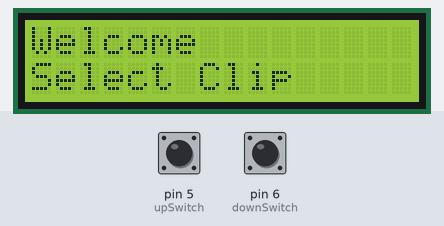
A sketch run on a simulated Arduino Uno, built with avr-gcc and run on an emulated ATmega328P. Shown: 16×2 character LCD. The inputs (shaded band) are chosen by the test bench; at power-on: pin 6 (downSwitch) LOW, pin 5 (upSwitch) LOW.

Above: at 1.2 s.
1.3 s: pin 6 (downSwitch) pulsed HIGH 5 times (0.12 s each, 0.3 s apart)
At 2.6 s:
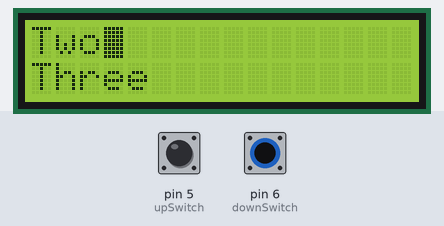
4.3 s: pin 5 (upSwitch) pulled HIGH for 0.15 s
At 5.4 s:
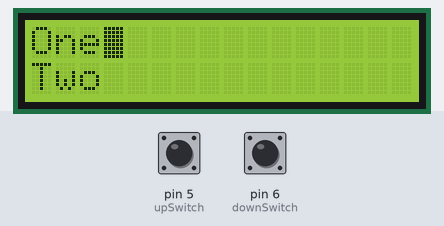
5.9 s: pin 6 (downSwitch) pulled HIGH for 0.15 s
At 6.6 s:
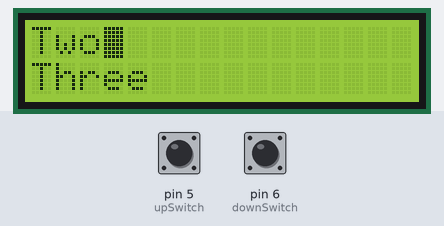
Timing chart, 0 to 8.9 s (numbered marks = the images above; inputs shaded):
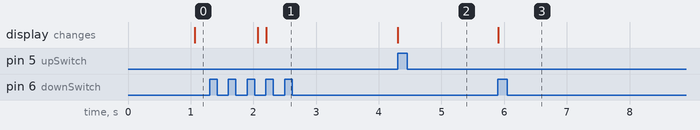

The sketch:

scrolling_lcd_test.ino
```cpp
#include <LiquidCrystal.h>
LiquidCrystal lcd(A0,A1,A2,A3,A4,A5);
int upSwitch=5;
int downSwitch=6;
int oldUpVal=1;
int oldDownVal=1;
int newUpVal;
int newDownVal;
int stage=0;
int welcome=0;
int dt=1000;
int ini=0;


void setup() {
  // put your setup code here, to run once:
lcd.begin(16,2);
pinMode(upSwitch,INPUT);
pinMode(downSwitch,INPUT);
}

void loop() {
  // put your main code here, to run repeatedly:

  while(welcome==0){

    lcd.setCursor(0,0);
    lcd.print("Welcome");
    delay(dt);
    lcd.setCursor(0,1);
    lcd.print("Select Clip");
    delay(dt);
    lcd.clear();
    welcome=1;

  }
  newUpVal=digitalRead(upSwitch);
  newDownVal=digitalRead(downSwitch);


  while(ini==0){
    lcd.clear();
    lcd.setCursor(0,0);
    lcd.print("One");
    lcd.setCursor(0,1);
    lcd.print("Two");
    lcd.setCursor(3,0);
    lcd.blink();
    ini=1;
  }

  if(newDownVal==1 && oldDownVal==0 && stage==0){
    lcd.clear();
    lcd.setCursor(0,0);
    lcd.print("Two");
    lcd.setCursor(0,1);
    lcd.print("Three");
    lcd.setCursor(3,0);
    lcd.blink();

    stage=1;
  }

  if(newUpVal==1 && oldUpVal==0 && stage==1){
    lcd.clear();
    lcd.setCursor(0,0);
    lcd.print("One");
    lcd.setCursor(0,1);
    lcd.print("Two");
    lcd.setCursor(3,0);
    lcd.blink();
    stage=0;
}

  oldUpVal=newUpVal;
  oldDownVal=newDownVal;


}
```

Measured:
- after the input at 1.3 s, the display: first differs from a run without the input after 0.90 s (image 1)
- after the input at 4.3 s, the display: changes at once (image 2)
- after the input at 5.9 s, the display: changes at once (image 3)
